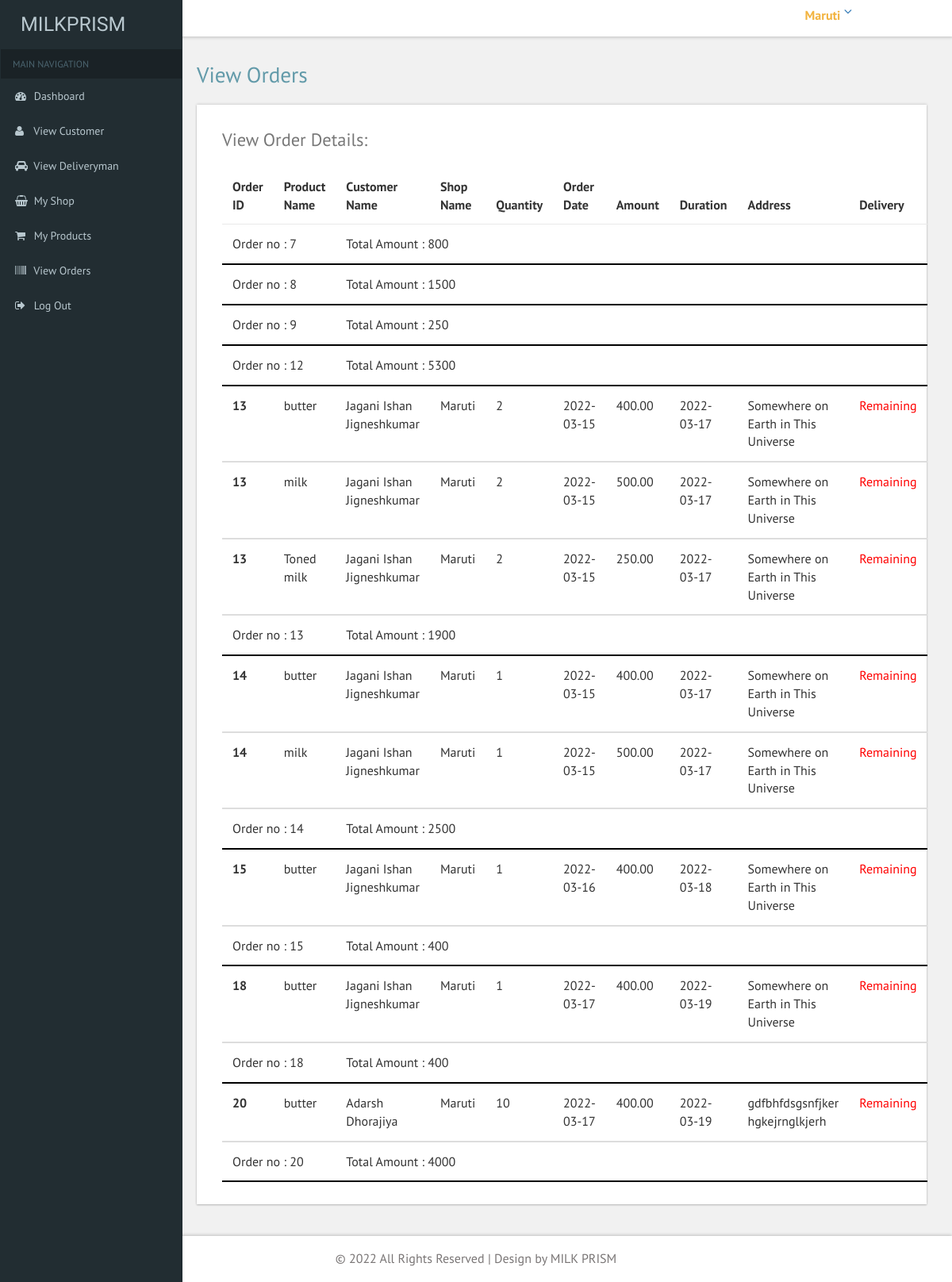
Page /Shopkeeper/view_order.php (signed in) on the committed database.
### tables this page shows
CREATE TABLE `shop` (
  `shop_id` int(11) NOT NULL,
  `shop_name` varchar(50) NOT NULL,
  `shop_email` varchar(50) NOT NULL,
  `shop_contact` bigint(10) NOT NULL,
  `shop_address` text NOT NULL,
  `city_id` int(11) NOT NULL,
  `area_id` int(11) NOT NULL,
  `pincode` int(11) NOT NULL,
  `shopkeeper_name` varchar(100) NOT NULL,
  `shopkeeper_contact` bigint(10) NOT NULL,
  `shop_image` varchar(50) NOT NULL,
  `status` int(11) NOT NULL,
  `registration_date` date NOT NULL,
  `password` varchar(50) NOT NULL
);

CREATE TABLE `orders` (
  `order_id` int(11) NOT NULL,
  `product_id` int(11) NOT NULL,
  `customer_id` int(11) NOT NULL,
  `shop_id` int(11) NOT NULL,
  `quantity` int(11) NOT NULL,
  `order_date` date NOT NULL,
  `amount` int(11) NOT NULL,
  `duration` date NOT NULL,
  `isDelivered` tinyint(4) NOT NULL
);

CREATE TABLE `order_items` (
  `product_id` int(11) NOT NULL,
  `order_id` int(11) NOT NULL,
  `price` decimal(10,2) NOT NULL,
  `quantity` int(11) NOT NULL
);

CREATE TABLE `product` (
  `product_id` int(11) NOT NULL,
  `product_name` varchar(50) NOT NULL,
  `description` text NOT NULL,
  `price` decimal(10,2) NOT NULL,
  `image` varchar(50) NOT NULL,
  `shop_id` int(11) NOT NULL
);

CREATE TABLE `customer` (
  `customer_id` int(11) NOT NULL,
  `name` varchar(100) NOT NULL,
  `email` varchar(50) NOT NULL,
  `contact` bigint(10) NOT NULL,
  `address` varchar(200) NOT NULL,
  `pincode` int(11) NOT NULL,
  `city_id` int(11) NOT NULL,
  `area_id` int(11) NOT NULL,
  `password` varchar(20) NOT NULL
);

### Shopkeeper/view_order.php (the view, shortened to what this page needs)
<?php
include "common/connection.php";
$id = $_SESSION["shop_id"];
$category = $con->query("select * from orders where shop_id='$id'");
?>
<!DOCTYPE HTML>
<html>
<head>
<link href="css/bootstrap.css" rel='stylesheet' type='text/css' />
<link href="css/style.css" rel='stylesheet' type='text/css' />
<link href="css/font-awesome.css" rel="stylesheet">
 <link href='css/SidebarNav.min.css' media='all' rel='stylesheet' type='text/css'/>
<link href="css/custom.css" rel="stylesheet">
</head>
<body class="cbp-spmenu-push">
	<div class="main-content">
	<div class="cbp-spmenu cbp-spmenu-vertical cbp-spmenu-left" id="cbp-spmenu-s1">
		<aside class="sidebar-left">
      <?php include "common/sidebar.php"; ?>
    </aside>
	</div>
		<?php include "common/header.php"; ?>
		<div id="page-wrapper">
			<div class="main-page">
				<div class="tables">
					<h2 class="title1">View Orders</h2>
					<div class="panel-body widget-shadow">
						<h4>View Order Details:</h4>
						<table class="table">
							<thead>
								<tr>
								  <th>Order ID</th>
								  <th>Product Name</th>
								  <th>Customer Name</th>
								  <th>Shop Name</th>
								  <th>Quantity</th>
								  <th>Order Date</th>
								  <th>Amount</th>
								  <th>Duration</th>
								  <th>Address</th>
								  <th>Delivery</th>
								</tr>
							</thead>
							<?php
								while($row = $category->fetch_object())
								{
									$o_id = $row->order_id;
									$info = $con->query("select * from order_items where order_id='$o_id'");
									while($odR = $info -> fetch_object()){
									$sh = $con->query("select * from shop where shop_id='$row->shop_id'");
									$shop = $sh->fetch_object();
									$pd = $con->query("select * from product where product_id='$odR->product_id'");
									$product = $pd->fetch_object();
									$cust = $con->query("select * from customer where customer_id='$row->customer_id'");
									$customer = $cust->fetch_object();
							?>
							<tbody>
								<tr>
								  <th scope="row"><?php echo "$row->order_id"; ?></th>
								  <td><?php echo "$product->product_name"; ?></td>
								  <td><?php echo "$customer->name"; ?></td>
								  <td><?php echo "$shop->shop_name"; ?></td>
								  <td><?php echo "$row->quantity"; ?></td>
								  <td><?php echo "$row->order_date"; ?></td>
								  <td><?php echo "$odR->price"; ?></td>
								  <td><?php echo "$row->duration"; ?></td>
								  <td><?php echo "$customer->address"; ?></td>
								  <?php if($row->isDelivered){ ?>
									<td style="color:#3c7651" >Delivered</td>
								  <?php } else{ ?>
									<td style="color:red">Remaining</td>
								  <?php } ?>
								</tr>
							</tbody>
							<?php
									}
									?>
									<tr style="border-bottom: 2px solid black;">
									<td colspan="2">Order no : <?php echo $row->order_id ?> </td>
									<td colspan="2">Total Amount : <?php echo $row->amount ?></td>
									</tr>
							<?php
								}
							?>
						</table>
					</div>
				</div>
			</div>
		</div>
		<?php include "common/footer.php"; ?>
	</div>
</body>
</html>

### Shopkeeper/common/header.php (shortened to what this page needs)
<?php
include "connection.php";
$id = $_SESSION["shop_id"];
$admin = $con->query("select * from shop where shop_id='$id'");
$row = $admin->fetch_object();
?>
<div class="sticky-header header-section ">
			<div class="header-right">
				<div class="profile_details">
					<ul>
						<li class="dropdown profile_details_drop">
							<a href="#" class="dropdown-toggle" data-toggle="dropdown" aria-expanded="false">
								<div class="profile_img">
									<div class="user-name">
										<p><?php echo "$row->shop_name";?></p>
									</div>
									<i class="fa fa-angle-down"></i>
								</div>
							</a>
						</li>
					</ul>
				</div>
				<div class="clearfix"> </div>
			</div>
			<div class="clearfix"> </div>
		</div>

### Shopkeeper/css/custom.css (style rules this page uses)
#page-wrapper { padding:5em 2em 2.5em; background-color: #F1F1F1; }

### rows in the picture
shop: shop_name "Maruti"
orders: order_id "7", amount "800"
orders: order_id "8", amount "1500"
orders: order_id "9", amount "250"
orders: order_id "12", amount "5300"
orders: order_id "13", amount "1900"
order_items: order.order_id "13", product.product_name "butter", customer.name "Jagani Ishan Jigneshkumar", shop.shop_name "Maruti", order.quantity "2", order.order_date "2022-03-15", price "400.00", order.duration "2022-03-17", customer.address "Somewhere on Earth in This Universe"
order_items: order.order_id "13", product.product_name "milk", customer.name "Jagani Ishan Jigneshkumar", shop.shop_name "Maruti", order.quantity "2", order.order_date "2022-03-15", price "500.00", order.duration "2022-03-17", customer.address "Somewhere on Earth in This Universe"
order_items: order.order_id "13", product.product_name "Toned milk", customer.name "Jagani Ishan Jigneshkumar", shop.shop_name "Maruti", order.quantity "2", order.order_date "2022-03-15", price "250.00", order.duration "2022-03-17", customer.address "Somewhere on Earth in This Universe"
orders: order_id "14", amount "2500"
order_items: order.order_id "14", product.product_name "butter", customer.name "Jagani Ishan Jigneshkumar", shop.shop_name "Maruti", order.quantity "1", order.order_date "2022-03-15", price "400.00", order.duration "2022-03-17", customer.address "Somewhere on Earth in This Universe"
order_items: order.order_id "14", product.product_name "milk", customer.name "Jagani Ishan Jigneshkumar", shop.shop_name "Maruti", order.quantity "1", order.order_date "2022-03-15", price "500.00", order.duration "2022-03-17", customer.address "Somewhere on Earth in This Universe"
orders: order_id "15", amount "400"
order_items: order.order_id "15", product.product_name "butter", customer.name "Jagani Ishan Jigneshkumar", shop.shop_name "Maruti", order.quantity "1", order.order_date "2022-03-16", price "400.00", order.duration "2022-03-18", customer.address "Somewhere on Earth in This Universe"
orders: order_id "18", amount "400"
order_items: order.order_id "18", product.product_name "butter", customer.name "Jagani Ishan Jigneshkumar", shop.shop_name "Maruti", order.quantity "1", order.order_date "2022-03-17", price "400.00", order.duration "2022-03-19", customer.address "Somewhere on Earth in This Universe"
orders: order_id "20", amount "4000"
order_items: order.order_id "20", product.product_name "butter", customer.name "Adarsh Dhorajiya", shop.shop_name "Maruti", order.quantity "10", order.order_date "2022-03-17", price "400.00", order.duration "2022-03-19", customer.address "gdfbhfdsgsnfjker hgkejrnglkjerh"
